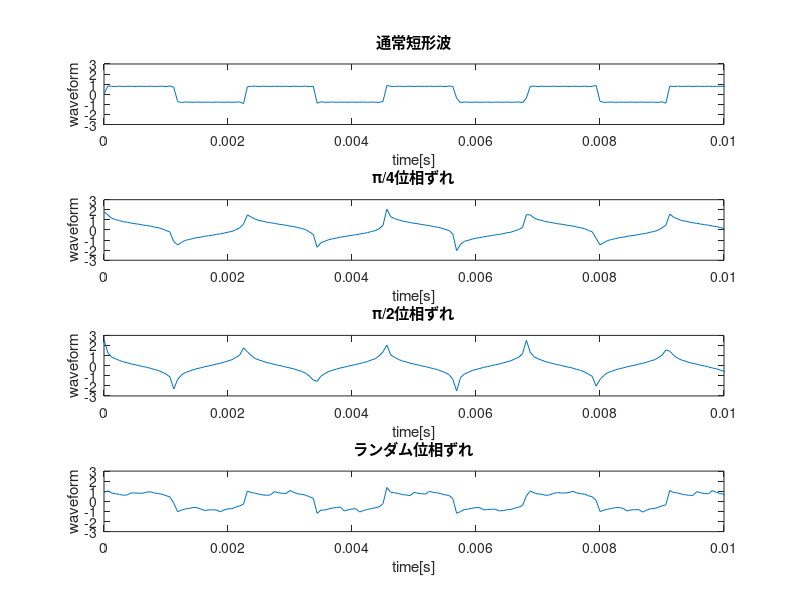

Here is the MATLAB script that generated this plot:
%やっていることはkadai1_1とほぼ同じなのでそちらを参照

clear all;

Fs=16000;
f=440;
t=[0:2*(Fs-1)]/Fs;
phi1=pi/4;
phi2=pi/2;

y1=0;
y2=0;
y3=0;
y4=0;
for k=1:2:50;
    y1=y1+1/k*sin(2*pi*f*k*t);
    y2=y2+1/k*sin(2*pi*f*k*t+phi1);
    y3=y3+1/k*sin(2*pi*f*k*t+phi2);
    y4=y4+1/k*sin(2*pi*f*k*t+rand);
end

subplot(4,1,1);
plot(t,y1);
xlabel('time[s]');
ylabel('waveform');
title('通常短形波');
axis([0 0.01 -3 3]);
subplot(4,1,2);
plot(t,y2);
xlabel('time[s]');
ylabel('waveform');
title('π/4位相ずれ');
axis([0 0.01 -3 3]);
subplot(4,1,3);
plot(t,y3);
xlabel('time[s]');
ylabel('waveform');
title('π/2位相ずれ');
axis([0 0.01 -3 3]);
subplot(4,1,4);
plot(t,y4);
xlabel('time[s]');
ylabel('waveform');
title('ランダム位相ずれ');
axis([0 0.01 -3 3]);

sound(y1,Fs);
pause(3);
sound(y2,Fs);
pause(3);
sound(y3,Fs);
pause(3)
sound(y4,Fs);